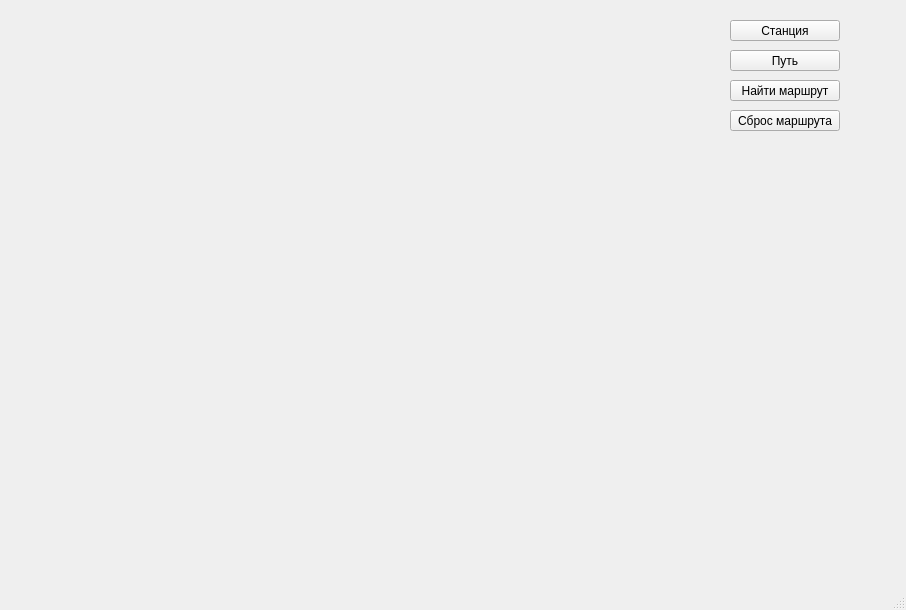
<?xml version="1.0" encoding="UTF-8"?>
<ui version="4.0">
 <class>MainWindow</class>
 <widget class="QMainWindow" name="MainWindow">
  <property name="geometry">
   <rect>
    <x>0</x>
    <y>0</y>
    <width>906</width>
    <height>610</height>
   </rect>
  </property>
  <property name="cursor">
   <cursorShape>CrossCursor</cursorShape>
  </property>
  <property name="windowTitle">
   <string>MainWindow</string>
  </property>
  <widget class="QWidget" name="centralwidget">
   <widget class="QWidget" name="gridLayoutWidget">
    <property name="geometry">
     <rect>
      <x>10</x>
      <y>0</y>
      <width>711</width>
      <height>561</height>
     </rect>
    </property>
    <layout class="QGridLayout" name="brash_layout"/>
   </widget>
   <widget class="QPushButton" name="station_btn">
    <property name="geometry">
     <rect>
      <x>730</x>
      <y>20</y>
      <width>110</width>
      <height>21</height>
     </rect>
    </property>
    <property name="minimumSize">
     <size>
      <width>110</width>
      <height>21</height>
     </size>
    </property>
    <property name="text">
     <string>Станция</string>
    </property>
   </widget>
   <widget class="QPushButton" name="path_btn">
    <property name="geometry">
     <rect>
      <x>730</x>
      <y>50</y>
      <width>110</width>
      <height>21</height>
     </rect>
    </property>
    <property name="minimumSize">
     <size>
      <width>110</width>
      <height>21</height>
     </size>
    </property>
    <property name="text">
     <string>Путь</string>
    </property>
   </widget>
   <widget class="QPushButton" name="calcul_btn">
    <property name="geometry">
     <rect>
      <x>730</x>
      <y>80</y>
      <width>110</width>
      <height>21</height>
     </rect>
    </property>
    <property name="minimumSize">
     <size>
      <width>110</width>
      <height>21</height>
     </size>
    </property>
    <property name="text">
     <string>Найти маршрут</string>
    </property>
   </widget>
   <widget class="QPushButton" name="reset_min_btn">
    <property name="enabled">
     <bool>true</bool>
    </property>
    <property name="geometry">
     <rect>
      <x>730</x>
      <y>110</y>
      <width>110</width>
      <height>25</height>
     </rect>
    </property>
    <property name="sizePolicy">
     <sizepolicy hsizetype="Minimum" vsizetype="Minimum">
      <horstretch>0</horstretch>
      <verstretch>0</verstretch>
     </sizepolicy>
    </property>
    <property name="minimumSize">
     <size>
      <width>110</width>
      <height>21</height>
     </size>
    </property>
    <property name="maximumSize">
     <size>
      <width>85</width>
      <height>20</height>
     </size>
    </property>
    <property name="text">
     <string>Сброс маршрута</string>
    </property>
   </widget>
  </widget>
  <widget class="QMenuBar" name="menubar">
   <property name="geometry">
    <rect>
     <x>0</x>
     <y>0</y>
     <width>906</width>
     <height>17</height>
    </rect>
   </property>
  </widget>
  <widget class="QStatusBar" name="statusbar"/>
 </widget>
 <resources/>
 <connections/>
</ui>
